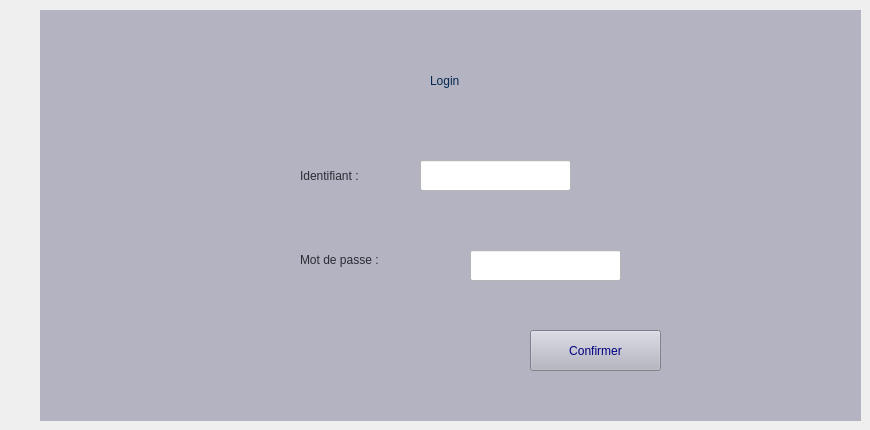
    <widget class="QWidget" name="page_mp">
     <widget class="QPushButton" name="pushButton_3">
      <property name="geometry">
       <rect>
        <x>530</x>
        <y>330</y>
        <width>131</width>
        <height>41</height>
       </rect>
      </property>
      <property name="styleSheet">
       <string notr="true">#pushButton_3{
	font: 18pt &quot;Bahnschrift&quot;;

	background-color: rgb(179, 179, 193);
	
	
	
	color: rgb(0, 0, 127);
	
;}


#pushButton_3:hover{
;

	color: rgb(255, 255, 255);
	background-color: rgb(4, 44, 89);
	}</string>
      </property>
      <property name="text">
       <string>Confirmer</string>
      </property>
     </widget>
     <widget class="QLabel" name="label_20">
      <property name="geometry">
       <rect>
        <x>40</x>
        <y>10</y>
        <width>821</width>
        <height>411</height>
       </rect>
      </property>
      <property name="styleSheet">
       <string notr="true">background-color: rgb(179, 179, 193);

color: rgb(0, 0, 127);</string>
      </property>
      <property name="text">
       <string/>
      </property>
     </widget>
     <widget class="QLabel" name="label_21">
      <property name="geometry">
       <rect>
        <x>430</x>
        <y>50</y>
        <width>121</width>
        <height>61</height>
       </rect>
      </property>
      <property name="styleSheet">
       <string notr="true">color: rgb(4, 40, 80);
font: 36pt &quot;Bahnschrift&quot;;

</string>
      </property>
      <property name="text">
       <string>Login</string>
      </property>
     </widget>
     <widget class="QLineEdit" name="lineEdit_identifiant">
      <property name="geometry">
       <rect>
        <x>420</x>
        <y>160</y>
        <width>151</width>
        <height>31</height>
       </rect>
      </property>
      <property name="styleSheet">
       <string notr="true">#lineEdit_identifiant{

background-color: rgb(255, 255, 255);
	
	color: rgb(4, 44, 89);
	
;}


#lineEdit_identifiant:hover{
;

	color: rgb(255, 255, 255);
	background-color: rgb(4, 44, 89);
	}</string>
      </property>
     </widget>
     <widget class="QLineEdit" name="lineEdit_mp">
      <property name="geometry">
       <rect>
        <x>470</x>
        <y>250</y>
        <width>151</width>
        <height>31</height>
       </rect>
      </property>
      <property name="styleSheet">
       <string notr="true">#lineEdit_mp{

background-color: rgb(255, 255, 255);
	
	color: rgb(4, 44, 89);
	
;}


#lineEdit_mp:hover{
;

	color: rgb(255, 255, 255);
	background-color: rgb(4, 44, 89);
	}</string>
      </property>
      <property name="echoMode">
       <enum>QLineEdit::Password</enum>
      </property>
     </widget>
     <widget class="QLabel" name="label_22">
      <property name="geometry">
       <rect>
        <x>300</x>
        <y>160</y>
        <width>101</width>
        <height>31</height>
       </rect>
      </property>
      <property name="styleSheet">
       <string notr="true">color: rgb(41, 44, 51);
font: 14pt &quot;Arial&quot;;</string>
      </property>
      <property name="text">
       <string>Identifiant :</string>
      </property>
     </widget>
     <widget class="QLabel" name="label_23">
      <property name="geometry">
       <rect>
        <x>300</x>
        <y>250</y>
        <width>151</width>
        <height>20</height>
       </rect>
      </property>
      <property name="styleSheet">
       <string notr="true">color: rgb(41, 44, 51);
font: 14pt &quot;Arial&quot;;</string>
      </property>
      <property name="text">
       <string>Mot de passe :</string>
      </property>
     </widget>
     <zorder>label_20</zorder>
     <zorder>label_21</zorder>
     <zorder>lineEdit_identifiant</zorder>
     <zorder>lineEdit_mp</zorder>
     <zorder>label_22</zorder>
     <zorder>label_23</zorder>
     <zorder>pushButton_3</zorder>
    </widget>
